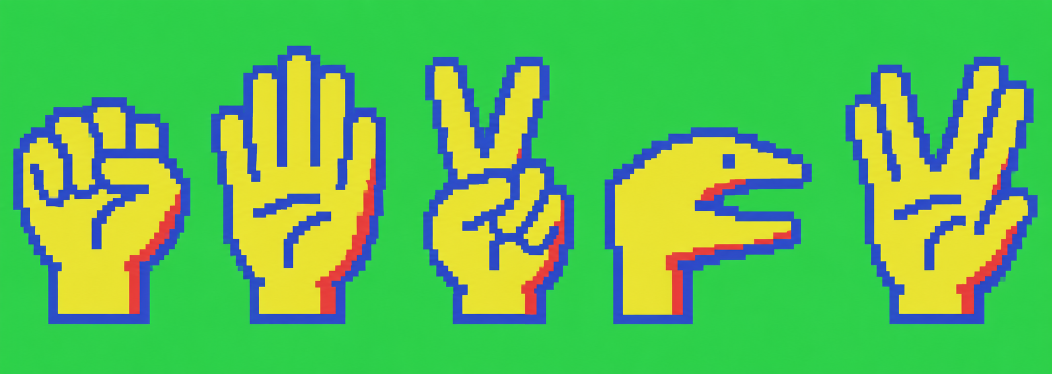
#> input picture assets/rpsls/hand-concept.png, 2103 x 748 px (shown at 1/2 size)
$ python build_rpsls_graphics.py
#> lines starting #> are read from the running program, lines starting #| are printed output that depends on the picture; after the words box and inside, x2 and y2 are one past the last pixel; in counts of white or black regions, pixels touching at a corner belong together
### src/reference/rpsls_graphics.py
"""CG6 assets and independent framebuffer oracle for the graphical hand game."""

from pathlib import Path

from PIL import Image

WIDTH, HEIGHT = 128, 192
SPRITE_WIDTH, SPRITE_HEIGHT = 48, 72
PALETTE = ((48, 216, 64), (232, 232, 48), (56, 72, 216), (232, 72, 56))
# Public keys are in the name order; the established engine uses cyclic order.
KEY_MOVES = (0, 2, 4, 3, 1)
NAMES = ("ROCK", "SPOCK", "PAPER", "LIZARD", "SCISSORS")
# Three ink pixels and a blank column. Five rows, each doubled vertically.
GLYPHS = {
    " ": "000 000 000 000 000",
    "0": "111 101 101 101 111",
    "1": "010 110 010 010 111",
    "2": "110 001 010 100 111",
    "3": "110 001 010 001 110",
    "4": "101 101 111 001 001",
    "5": "111 100 110 001 110",
    "6": "011 100 111 101 111",
    "7": "111 001 010 010 010",
    "8": "111 101 111 101 111",
    "9": "111 101 111 001 110",
    "A": "010 101 111 101 101",
    "B": "110 101 110 101 110",
    "C": "011 100 100 100 011",
    "D": "110 101 101 101 110",
    "E": "111 100 110 100 111",
    "F": "111 100 110 100 100",
    "G": "011 100 101 101 011",
    "H": "101 101 111 101 101",
    "I": "111 010 010 010 111",
    "J": "001 001 001 101 010",
    "K": "101 101 110 101 101",
    "L": "100 100 100 100 111",
    "M": "101 111 111 101 101",
    "N": "101 111 111 111 101",
    "O": "010 101 101 101 010",
    "P": "110 101 110 100 100",
    "Q": "010 101 101 111 011",
    "R": "110 101 110 101 101",
    "S": "011 100 010 001 110",
    "T": "111 010 010 010 010",
    "U": "101 101 101 101 111",
    "V": "101 101 101 101 010",
    "W": "101 101 111 111 101",
    "X": "101 101 010 101 101",
    "Y": "101 101 010 010 010",
    "Z": "111 001 010 100 111",
    "?": "110 001 010 000 010",
}


def pack(pixels: list[int]) -> bytes:
    if len(pixels) % 4 or any(p not in range(4) for p in pixels):
        raise ValueError("CG6 needs groups of four two-bit pixels")
    return bytes(
        sum(pixels[i + j] << (6 - 2 * j) for j in range(4))
        for i in range(0, len(pixels), 4)
    )


def compile_sprites(source: Path) -> list[bytes]:
    """Compile the approved concept to 2-bpp, compensating for 2:1 pixels.

    This is build-time artwork conversion, never gameplay or learning.
    Green-column gaps separate the five illustrations in the source sheet.
    """
    sheet = Image.open(source).convert("RGB")
    mask = Image.new("1", sheet.size)
    mask.putdata([not (g > r * 1.25 and g > b * 1.25) for r, g, b in sheet.getdata()])
    spans, start = [], None
    for x in range(sheet.width + 1):
        occupied = x < sheet.width and mask.crop((x, 0, x + 1, sheet.height)).getbbox()
        if occupied and start is None:
            start = x
        if not occupied and start is not None:
            if x - start > 20:
                spans.append((start, x))
            start = None
    if len(spans) != 5:
        raise ValueError(f"expected five separated hands, found {spans}")
    result = [b""] * 5
    for move, (left, right) in zip(KEY_MOVES, spans, strict=True):
        bbox = mask.crop((left, 0, right, sheet.height)).getbbox()
        crop = sheet.crop((left, bbox[1], right, bbox[3]))
        scale = min(44 * 2 / crop.width, 68 / crop.height)
        w, h = max(1, round(crop.width * scale / 2)), max(1, round(crop.height * scale))
        small = crop.resize((w, h), Image.Resampling.NEAREST)
        pixels = [0] * (SPRITE_WIDTH * SPRITE_HEIGHT)
        x0, y0 = (SPRITE_WIDTH - w) // 2, (SPRITE_HEIGHT - h) // 2
        for y in range(h):
            for x in range(w):
                rgb = small.getpixel((x, y))
                colour = min(
                    range(4),
                    key=lambda c: sum(
                        (a - b) ** 2 for a, b in zip(rgb, PALETTE[c], strict=True)
                    ),
                )
                pixels[(y + y0) * SPRITE_WIDTH + x + x0] = colour
        result[move] = pack(pixels)
    return result


def font_bytes(ink: int, background: int) -> bytes:
    return b"".join(
        pack([ink if bit == "1" else background for bit in row] + [background])
        for code in range(32, 91)
        for row in GLYPHS.get(chr(code), GLYPHS["?"]).split()
    )


def render(
    sprites: list[bytes],
    player: int | None = None,
    computer: int | None = None,
    scores: tuple[int, int] = (0, 0),
    message: str = "PICK A HAND",
) -> bytes:
    frame = bytearray(6144)

    def text(value: str, column: int, y: int, bright: bool = False) -> None:
        font = font_bytes(1, 2) if bright else font_bytes(2, 0)
        for i, ch in enumerate(value):
            offset = (ord(ch) - 32) * 5
            for row in range(5):
                for repeat in range(2):
                    frame[(y + row * 2 + repeat) * 32 + column + i] = font[offset + row]

    def centred(
        value: str, y: int, start: int = 0, width: int = 32, bright: bool = False
    ) -> None:
        text(value, start + (width - len(value)) // 2, y, bright)

    centred("YOU", 2, 0, 16)
    centred("COCO", 2, 16, 16)
    for move, column in ((player, 2), (computer, 18)):
        if move is not None:
            for row in range(72):
                frame[(16 + row) * 32 + column : (16 + row) * 32 + column + 12] = (
                    sprites[move][row * 12 : row * 12 + 12]
                )
            centred(NAMES[move], 90, column - 2, 16)
        else:
            centred("?", 46, column - 2, 16)
    text(f"{scores[0]:03}", 6, 110)
    text(f"{scores[1]:03}", 22, 110)
    frame[136 * 32 : 150 * 32] = bytes([0xAA]) * (14 * 32)
    centred(message, 138, bright=True)
    centred("1 ROCK   2 PAPER", 154)
    centred("3 SCISSORS  4 LIZARD", 166)
    centred("5 SPOCK  R NEW GAME", 178)
    return bytes(frame)


def save_preview(frame: bytes, path: Path) -> None:
    image = Image.new("RGB", (128, 192))
    image.putdata(
        [PALETTE[(byte >> shift) & 3] for byte in frame for shift in (6, 4, 2, 0)]
    )
    image.resize((768, 576), Image.Resampling.NEAREST).save(path)

### tools/build_rpsls_graphics.py
"""Compile the approved hand artwork and bitmap font for the 6809 build."""

import sys
from pathlib import Path

ROOT = Path(__file__).resolve().parents[1]
sys.path.insert(0, str(ROOT / "src/reference"))
from rpsls_graphics import compile_sprites, font_bytes, render, save_preview


def main() -> None:
    output = ROOT / "build/exp019"
    output.mkdir(parents=True, exist_ok=True)
    sprites = compile_sprites(ROOT / "assets/rpsls/hand-concept.png")
#> in compile_sprites, sheet is the input picture: PIL image 2103x748 RGB; mean R, G, B 93.9, 190.4, 85.7
#> in compile_sprites, `mask = Image.new("1", sheet.size)`: mask: PIL image 2103x748 1; every value is 0
#> in compile_sprites, `mask.putdata([not (g > r * 1.25 and g > b * 1.25) for r, g, b in sheet..`:
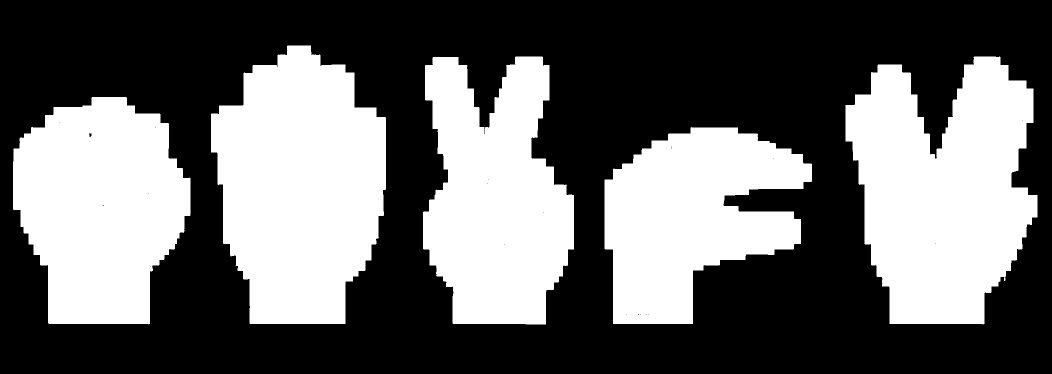
#> mask: PIL image 2103x748 1 (shown at 1/2 size); 40.6% white; 5 white regions, box (x1, y1, x2, y2) and area: (422, 91, 772, 648) 146993, (1691, 113, 2075, 649) 145479, (26, 194, 381, 649) 121216, (846, 113, 1148, 649) 118815, (1209, 254, 1624, 648) 106124
#> the loop in compile_sprites, `for x in range(sheet.width + 1):` made 2104 passes
#> occupied on passes 27 to 38: (0, 323, 1, 419), (0, 297, 1, 420), (0, 297, 1, 420), (0, 297, 1, 420), (0, 297, 1, 420), (0, 297, 1, 420), (0, 297, 1, 420), (0, 297, 1, 420), (0, 297, 1, 420), (0, 297, 1, 420), (0, 297, 1, 420), (0, 297, 1, 420)
#> after the loop in compile_sprites, `for x in range(sheet.width + 1):`: spans = [(26, 381), (422, 772), (846, 1148), (1209, 1624), (1691, 2075)]
#> the loop in compile_sprites, `for move, (left, right) in zip(KEY_MOVES, spans, strict=True):` made 5 passes
#> (move, left, right, bbox, scale, w, x0) on passes 1 to 5: (0, 26, 381, (0, 194, 355, 649), 0.149, 27, 10), (2, 422, 772, (0, 91, 350, 648), 0.122, 21, 13), (4, 846, 1148, (0, 113, 302, 649), 0.127, 19, 14), (3, 1209, 1624, (0, 254, 415, 648), 0.173, 36, 6), (1, 1691, 2075, (0, 113, 384, 649), 0.127, 24, 12)
#> pass 1, in compile_sprites, `crop = sheet.crop((left, bbox[1], right, bbox[3]))`:
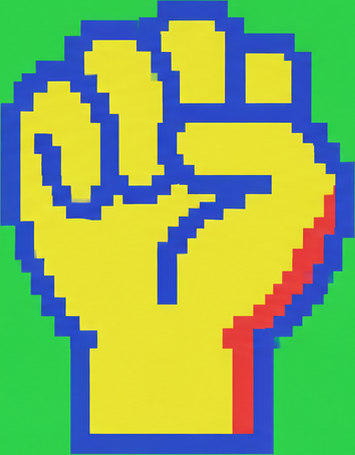
#> crop: PIL image 355x455 RGB; mean R, G, B 134.1, 174.6, 96.3
#> pass 1, in compile_sprites, `small = crop.resize((w, h), Image.Resampling.NEAREST)`:
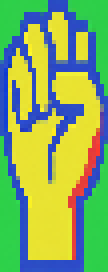
#> small: PIL image 27x68 RGB (shown 4 times larger); mean R, G, B 132.2, 172.6, 98.9
#> pass 2, in compile_sprites, `crop = sheet.crop((left, bbox[1], right, bbox[3]))`:
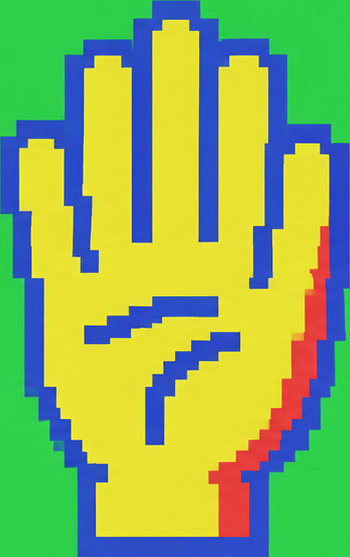
#> crop: PIL image 350x557 RGB; mean R, G, B 138.1, 177.1, 93.4
#> pass 2, in compile_sprites, `small = crop.resize((w, h), Image.Resampling.NEAREST)`:
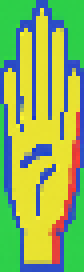
#> small: PIL image 21x68 RGB (shown 4 times larger); mean R, G, B 140.9, 178.5, 91.3
#> after the loop in compile_sprites, `for move, (left, right) in zip(KEY_MOVES, spans, strict=True):`: result = 5 items
#> sprites = 5 items
    (output / "hands.bin").write_bytes(b"".join(sprites))
    (output / "font.bin").write_bytes(font_bytes(2, 0))
    (output / "font-bright.bin").write_bytes(font_bytes(1, 2))
    save_preview(render(sprites, 4, 2, (7, 3), "YOU WIN"), output / "reference.png")
#> in save_preview, `image = Image.new("RGB", (128, 192))`: image: PIL image 128x192 RGB; every value is 0
#> in save_preview, `image.putdata( [PALETTE[(byte >> shift) & 3] for byte in frame for shi..`:
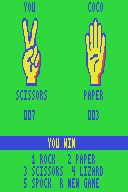
#> image: PIL image 128x192 RGB; mean R, G, B 59.7, 195.3, 85.2
#> in save_preview, `image.resize((768, 576), Image.Resampling.NEAREST).save(path)`:
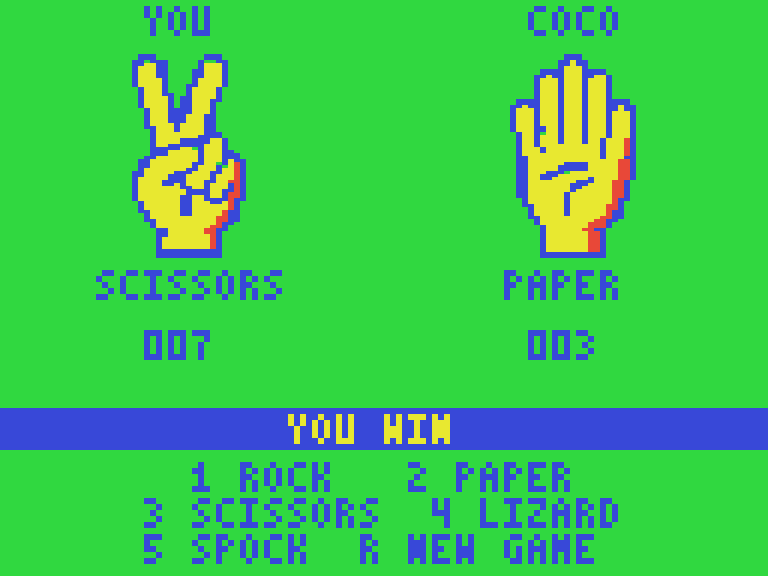
#> saved as reference.png: PIL image 768x576 RGB; mean R, G, B 59.7, 195.3, 85.2


if __name__ == "__main__":
    main()
